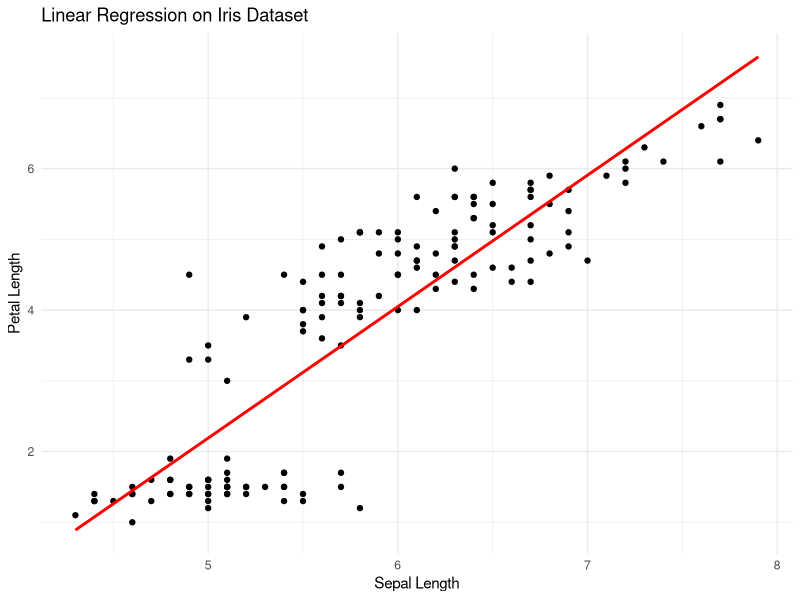

This chart was generated by the following R code:
library(ggplot2)
data(iris)
ggplot(iris, aes(x = Sepal.Length, y = Petal.Length)) +geom_point() + geom_smooth(method = "lm", se = FALSE, color = "red") +
labs(title = "Linear Regression on Iris Dataset",x = "Sepal Length",y = "Petal Length") + theme_minimal()

